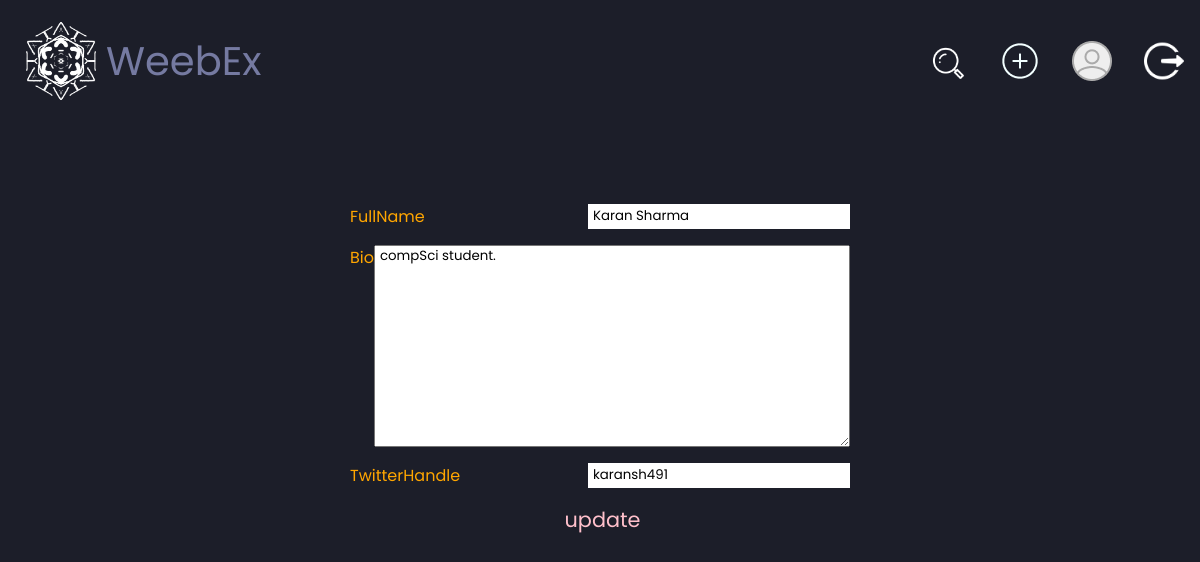
Page /6/edit (signed in) on the committed database.
### weeb/models.py (models this page shows, shortened)
class Profile(models.Model):
    user = models.OneToOneField(User, on_delete=models.CASCADE, primary_key=True)
    username = models.CharField(max_length=30, help_text='should only contains alphabetic or numeric character.')
    fullName = models.CharField(max_length=60, help_text='60 characters or less.')  # new
    bio = models.TextField(max_length=140, help_text='140 characters or less.', blank=True)  # new
    twitterHandle = models.CharField(max_length=40, help_text='40 characters or less.', blank=True)  # new
    joinedOn = models.DateTimeField(auto_now_add=True)

### weeb/views.py (the view)
# urls.py: path(r'<pk>/edit', views.ProfileEditView.as_view(), name='profileEdit'),
class ProfileEditView(LoginRequiredMixin, generic.UpdateView):
    login_url = 'login'
    model = Profile
    template_name = 'weeb/profile_form.html'
    fields = ['fullName', 'bio', 'twitterHandle']

### weeb/templates/weeb/profile_form.html (shortened to what this page needs)
{% extends 'weeb/base.html' %}
{% block content %}
    <form action="" method="post" enctype="multipart/form-data">
        {% for field in form %}
            <div>
                <span>{{ field.label }}</span>
                {{ field }}
            </div>
        {% endfor %}
        <div id="submit">
            <input type="submit" value="update">
        </div>
    </form>
{% endblock %}

### weeb/static/weeb/style/base.css (style rules this page uses)
:root { --mainBg: #1C1E29; --secBg: #33354B; --Lblue: #01E1E1; --Red: #F06A8C; --greyTxt:#9096B4; --whiteTxt:#F2FFFF; --lPuple: #757AA1; --gold: #FFA600; --DEBUGbg: #D4EDDA; --DEBUGtxt: #52565A; --INFObg: #D1ECF1; --INFOtxt: #2C649F; --SUCCESSbg: #A4F6A7; --SUCCESStxt: #368741; --WARNINGbg: #FFF3CD; --WARNINGtxt: #856404; --ERRORbg: #F8D7DA; --ERRORtxt: #721C24; --postWidth: 500px; --postHeight: 400px; }
* { margin: 0; padding: 0; box-sizing: border-box; color: var(--whiteTxt); font-family: 'Poppins', sans-serif; text-decoration: none; scroll-behavior: smooth; list-style: none }
body { height: 100vh; background-color: var(--mainBg); }
span { color: var(--gold); }
input, input:active, input::selection, input:focus, textarea:focus, select:focus { outline: none; border: none; }

### weeb/static/weeb/style/flash_messages.css (style rules this page uses)
:root { --DEBUGbg: #D4EDDA; --DEBUGtxt: #52565A; --INFObg: #D1ECF1; --INFOtxt: #2C649F; --SUCCESSbg: #A4F6A7; --SUCCESStxt: #368741; --WARNINGbg: #FFF3CD; --WARNINGtxt: #856404; --ERRORbg: #F8D7DA; --ERRORtxt: #721C24; }

### weeb/templates/weeb/profile_form.html (style rules this page uses)
form div { display: flex; justify-content: space-between; padding: .5em; }
form input, form textarea { padding-left: 5px; color: black; }
#submit { justify-content: center; }
#submit > input { font-size: 1.3rem; color: pink; cursor: pointer; background: none; }
@media screen and (min-width: 355px) { form { min-width: 350px; } }

### rows in the picture
Profile: form "Karan Sharma" "compSci student." "karansh491"

### other values in the picture
{{ field.label }} "FullName" "Bio" "TwitterHandle"
